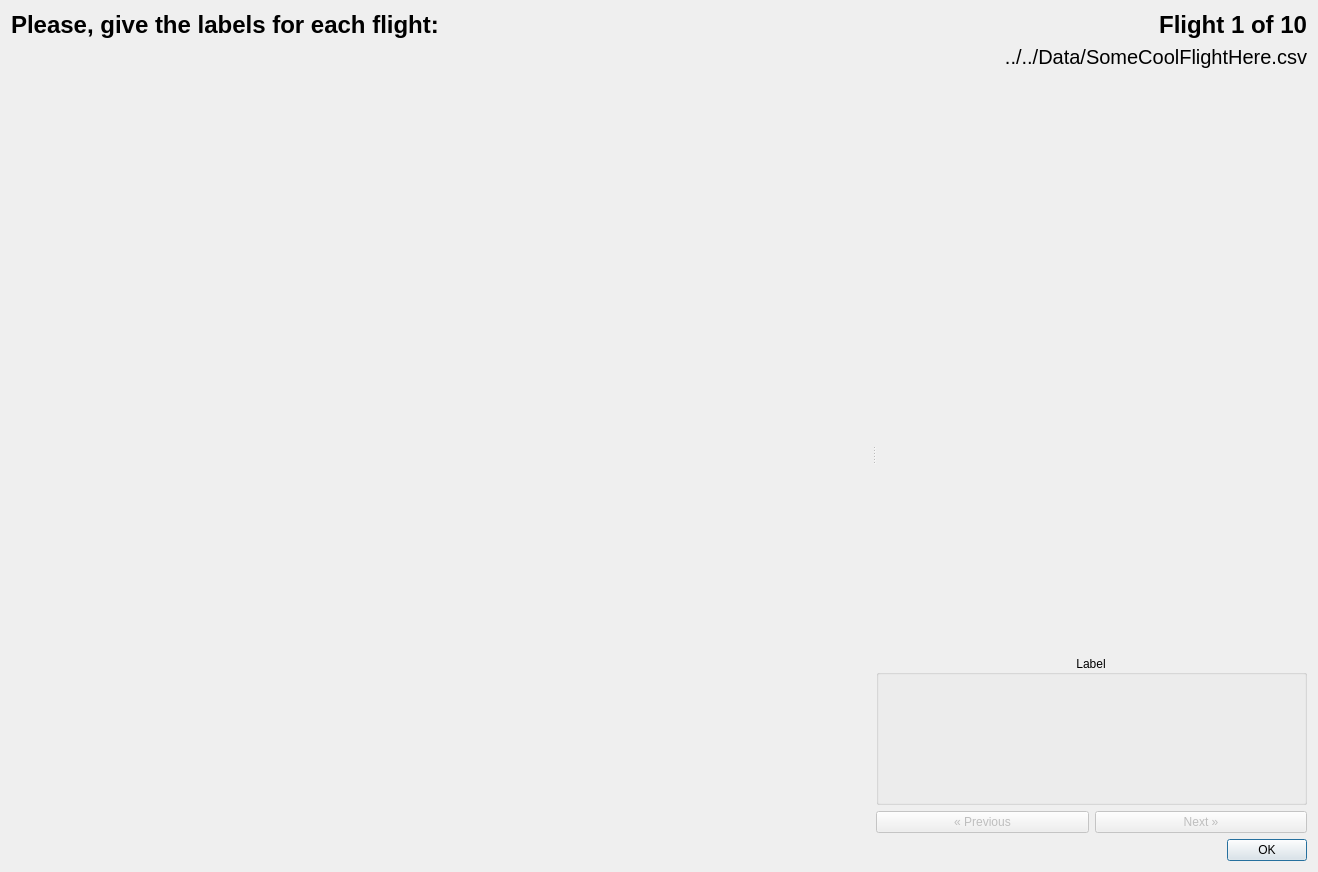
<?xml version="1.0" encoding="UTF-8"?>
<ui version="4.0">
 <class>LabelFlightsDialog</class>
 <widget class="QDialog" name="LabelFlightsDialog">
  <property name="geometry">
   <rect>
    <x>0</x>
    <y>0</y>
    <width>1318</width>
    <height>872</height>
   </rect>
  </property>
  <property name="windowTitle">
   <string>Dialog</string>
  </property>
  <property name="modal">
   <bool>true</bool>
  </property>
  <layout class="QVBoxLayout" name="verticalLayout_2">
   <item>
    <layout class="QHBoxLayout" name="horizontalLayout">
     <item>
      <widget class="QLabel" name="label">
       <property name="minimumSize">
        <size>
         <width>350</width>
         <height>25</height>
        </size>
       </property>
       <property name="font">
        <font>
         <pointsize>18</pointsize>
         <weight>75</weight>
         <bold>true</bold>
        </font>
       </property>
       <property name="text">
        <string>Please, give the labels for each flight:</string>
       </property>
      </widget>
     </item>
     <item>
      <spacer name="horizontalSpacer">
       <property name="orientation">
        <enum>Qt::Horizontal</enum>
       </property>
       <property name="sizeHint" stdset="0">
        <size>
         <width>40</width>
         <height>20</height>
        </size>
       </property>
      </spacer>
     </item>
     <item>
      <widget class="QLabel" name="lblWhich">
       <property name="minimumSize">
        <size>
         <width>150</width>
         <height>25</height>
        </size>
       </property>
       <property name="font">
        <font>
         <pointsize>18</pointsize>
         <weight>75</weight>
         <bold>true</bold>
        </font>
       </property>
       <property name="text">
        <string>Flight 1 of 10</string>
       </property>
       <property name="alignment">
        <set>Qt::AlignRight|Qt::AlignTrailing|Qt::AlignVCenter</set>
       </property>
      </widget>
     </item>
    </layout>
   </item>
   <item>
    <widget class="QLabel" name="lblFilename">
     <property name="font">
      <font>
       <pointsize>15</pointsize>
      </font>
     </property>
     <property name="text">
      <string>../../Data/SomeCoolFlightHere.csv</string>
     </property>
     <property name="alignment">
      <set>Qt::AlignRight|Qt::AlignTrailing|Qt::AlignVCenter</set>
     </property>
    </widget>
   </item>
   <item>
    <widget class="QSplitter" name="splitter">
     <property name="sizePolicy">
      <sizepolicy hsizetype="Expanding" vsizetype="Expanding">
       <horstretch>0</horstretch>
       <verstretch>0</verstretch>
      </sizepolicy>
     </property>
     <property name="orientation">
      <enum>Qt::Horizontal</enum>
     </property>
     <widget class="QWidget" name="widgetLarge" native="true">
      <property name="minimumSize">
       <size>
        <width>600</width>
        <height>550</height>
       </size>
      </property>
     </widget>
     <widget class="QWidget" name="layoutWidget">
      <layout class="QVBoxLayout" name="verticalLayout">
       <item>
        <widget class="QWidget" name="widgetSmall" native="true">
         <property name="minimumSize">
          <size>
           <width>300</width>
           <height>300</height>
          </size>
         </property>
        </widget>
       </item>
       <item>
        <spacer name="verticalSpacer">
         <property name="orientation">
          <enum>Qt::Vertical</enum>
         </property>
         <property name="sizeHint" stdset="0">
          <size>
           <width>20</width>
           <height>40</height>
          </size>
         </property>
        </spacer>
       </item>
       <item>
        <widget class="QGroupBox" name="groupBox">
         <property name="minimumSize">
          <size>
           <width>300</width>
           <height>150</height>
          </size>
         </property>
         <property name="title">
          <string>Label</string>
         </property>
         <property name="alignment">
          <set>Qt::AlignCenter</set>
         </property>
         <property name="flat">
          <bool>false</bool>
         </property>
        </widget>
       </item>
       <item>
        <layout class="QHBoxLayout" name="horizontalLayout_2">
         <item>
          <widget class="QPushButton" name="btnPrev">
           <property name="enabled">
            <bool>false</bool>
           </property>
           <property name="text">
            <string>« Previous</string>
           </property>
          </widget>
         </item>
         <item>
          <widget class="QPushButton" name="btnNext">
           <property name="enabled">
            <bool>false</bool>
           </property>
           <property name="text">
            <string>Next »</string>
           </property>
          </widget>
         </item>
        </layout>
       </item>
      </layout>
     </widget>
    </widget>
   </item>
   <item>
    <widget class="QDialogButtonBox" name="buttonBox">
     <property name="standardButtons">
      <set>QDialogButtonBox::Ok</set>
     </property>
    </widget>
   </item>
  </layout>
 </widget>
 <resources/>
 <connections>
  <connection>
   <sender>buttonBox</sender>
   <signal>accepted()</signal>
   <receiver>LabelFlightsDialog</receiver>
   <slot>accept()</slot>
   <hints>
    <hint type="sourcelabel">
     <x>248</x>
     <y>254</y>
    </hint>
    <hint type="destinationlabel">
     <x>157</x>
     <y>274</y>
    </hint>
   </hints>
  </connection>
 </connections>
</ui>
